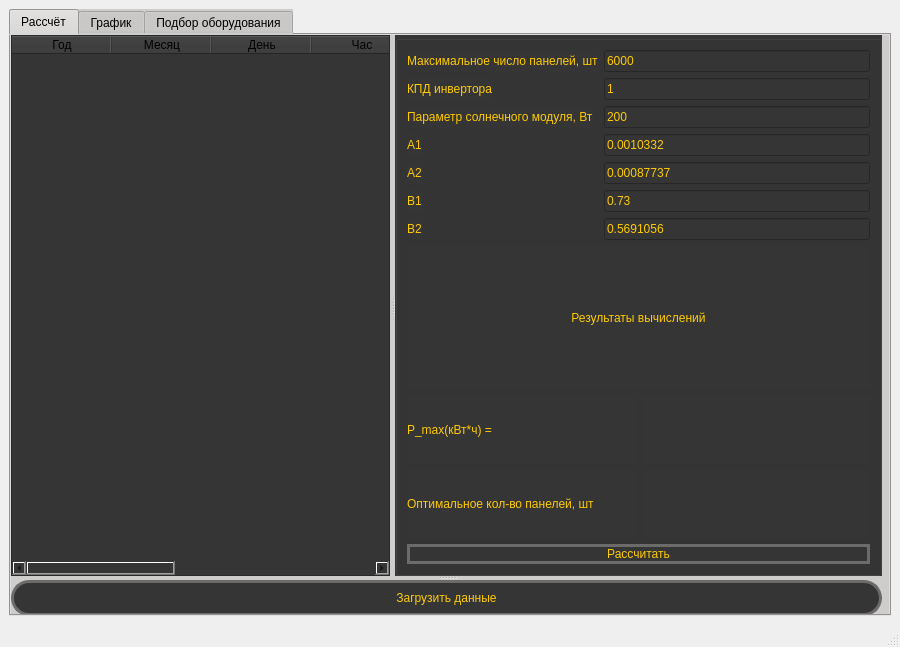
<?xml version="1.0" encoding="UTF-8"?>
<ui version="4.0">
 <class>MainWindow</class>
 <widget class="QMainWindow" name="MainWindow">
  <property name="geometry">
   <rect>
    <x>0</x>
    <y>0</y>
    <width>900</width>
    <height>647</height>
   </rect>
  </property>
  <property name="windowTitle">
   <string>MainWindow</string>
  </property>
  <widget class="QWidget" name="centralwidget">
   <layout class="QGridLayout" name="gridLayout">
    <item row="0" column="0">
     <widget class="QTabWidget" name="tabWidget">
      <property name="toolTip">
       <string>&lt;html&gt;&lt;head/&gt;&lt;body&gt;&lt;p&gt;&lt;br/&gt;&lt;/p&gt;&lt;/body&gt;&lt;/html&gt;</string>
      </property>
      <property name="styleSheet">
       <string notr="true">background-color: rgb(207, 205, 204);
gridline-color: qlineargradient(spread:pad, x1:0, y1:0, x2:1, y2:0, stop:0 rgba(255, 178, 102, 255), stop:0.55 rgba(235, 148, 61, 255), stop:0.98 rgba(0, 0, 0, 255), stop:1 rgba(0, 0, 0, 0));</string>
      </property>
      <property name="currentIndex">
       <number>0</number>
      </property>
      <widget class="QWidget" name="tab3">
       <attribute name="title">
        <string>Рассчёт</string>
       </attribute>
       <widget class="QSplitter" name="splitter_2">
        <property name="geometry">
         <rect>
          <x>0</x>
          <y>0</y>
          <width>871</width>
          <height>581</height>
         </rect>
        </property>
        <property name="orientation">
         <enum>Qt::Vertical</enum>
        </property>
        <widget class="QSplitter" name="splitter">
         <property name="orientation">
          <enum>Qt::Horizontal</enum>
         </property>
         <property name="handleWidth">
          <number>5</number>
         </property>
         <widget class="QTableWidget" name="tableWidget">
          <property name="styleSheet">
           <string notr="true">background-color: rgb(53, 53, 53);</string>
          </property>
          <column>
           <property name="text">
            <string>Год</string>
           </property>
          </column>
          <column>
           <property name="text">
            <string>Месяц</string>
           </property>
          </column>
          <column>
           <property name="text">
            <string>День</string>
           </property>
          </column>
          <column>
           <property name="text">
            <string>Час</string>
           </property>
          </column>
          <column>
           <property name="text">
            <string>Нагрузка</string>
           </property>
          </column>
          <column>
           <property name="text">
            <string>+dE</string>
           </property>
          </column>
          <column>
           <property name="text">
            <string>-dE</string>
           </property>
          </column>
         </widget>
         <widget class="QGroupBox" name="groupBox">
          <property name="styleSheet">
           <string notr="true">background-color: rgb(53, 53, 53);</string>
          </property>
          <layout class="QVBoxLayout" name="verticalLayout_3">
           <item>
            <layout class="QFormLayout" name="formLayout">
             <item row="3" column="0">
              <widget class="QLabel" name="label_4">
               <property name="styleSheet">
                <string notr="true">color: rgb(255, 203, 2);</string>
               </property>
               <property name="text">
                <string>А1</string>
               </property>
              </widget>
             </item>
             <item row="3" column="1">
              <widget class="QLineEdit" name="lineEdit_4">
               <property name="styleSheet">
                <string notr="true">color: rgb(255, 203, 2);</string>
               </property>
               <property name="text">
                <string>0.0010332</string>
               </property>
              </widget>
             </item>
             <item row="4" column="0">
              <widget class="QLabel" name="label_5">
               <property name="styleSheet">
                <string notr="true">color: rgb(255, 203, 2);</string>
               </property>
               <property name="text">
                <string>А2</string>
               </property>
              </widget>
             </item>
             <item row="4" column="1">
              <widget class="QLineEdit" name="lineEdit_5">
               <property name="styleSheet">
                <string notr="true">color: rgb(255, 203, 2);</string>
               </property>
               <property name="text">
                <string>0.00087737</string>
               </property>
              </widget>
             </item>
             <item row="5" column="0">
              <widget class="QLabel" name="label_6">
               <property name="styleSheet">
                <string notr="true">color: rgb(255, 203, 2);</string>
               </property>
               <property name="text">
                <string>В1</string>
               </property>
              </widget>
             </item>
             <item row="5" column="1">
              <widget class="QLineEdit" name="lineEdit_6">
               <property name="styleSheet">
                <string notr="true">color: rgb(255, 203, 2);</string>
               </property>
               <property name="text">
                <string>0.73</string>
               </property>
              </widget>
             </item>
             <item row="6" column="0">
              <widget class="QLabel" name="label_7">
               <property name="styleSheet">
                <string notr="true">color: rgb(255, 203, 2);</string>
               </property>
               <property name="text">
                <string>В2</string>
               </property>
              </widget>
             </item>
             <item row="6" column="1">
              <widget class="QLineEdit" name="lineEdit_7">
               <property name="styleSheet">
                <string notr="true">color: rgb(255, 203, 2);</string>
               </property>
               <property name="text">
                <string>0.5691056</string>
               </property>
              </widget>
             </item>
             <item row="2" column="1">
              <widget class="QLineEdit" name="lineEdit">
               <property name="styleSheet">
                <string notr="true">color: rgb(255, 203, 2);</string>
               </property>
               <property name="text">
                <string>200</string>
               </property>
              </widget>
             </item>
             <item row="2" column="0">
              <widget class="QLabel" name="label">
               <property name="styleSheet">
                <string notr="true">color: rgb(255, 203, 2);</string>
               </property>
               <property name="text">
                <string>Параметр солнечного модуля, Вт</string>
               </property>
              </widget>
             </item>
             <item row="1" column="0">
              <widget class="QLabel" name="label_2">
               <property name="styleSheet">
                <string notr="true">color: rgb(255, 203, 2);</string>
               </property>
               <property name="text">
                <string>КПД инвертора</string>
               </property>
              </widget>
             </item>
             <item row="1" column="1">
              <widget class="QLineEdit" name="lineEdit_2">
               <property name="styleSheet">
                <string notr="true">color: rgb(255, 203, 2);</string>
               </property>
               <property name="text">
                <string>1</string>
               </property>
              </widget>
             </item>
             <item row="0" column="0">
              <widget class="QLabel" name="label_3">
               <property name="styleSheet">
                <string notr="true">color: rgb(255, 203, 2);</string>
               </property>
               <property name="text">
                <string>Максимальное число панелей, шт</string>
               </property>
              </widget>
             </item>
             <item row="0" column="1">
              <widget class="QLineEdit" name="lineEdit_3">
               <property name="styleSheet">
                <string notr="true">color: rgb(255, 203, 2);</string>
               </property>
               <property name="text">
                <string>6000</string>
               </property>
              </widget>
             </item>
            </layout>
           </item>
           <item>
            <widget class="QLabel" name="label_8">
             <property name="styleSheet">
              <string notr="true">color: rgb(255, 203, 2);
font: 8pt &quot;MS Shell Dlg 2&quot;;
font: 75 12pt &quot;MS Shell Dlg 2&quot;;</string>
             </property>
             <property name="text">
              <string>Результаты вычислений</string>
             </property>
             <property name="alignment">
              <set>Qt::AlignCenter</set>
             </property>
            </widget>
           </item>
           <item>
            <layout class="QGridLayout" name="gridLayout_2">
             <item row="0" column="1">
              <widget class="QLabel" name="label_31">
               <property name="text">
                <string/>
               </property>
              </widget>
             </item>
             <item row="0" column="0">
              <widget class="QLabel" name="label_9">
               <property name="styleSheet">
                <string notr="true">color: rgb(255, 203, 2);</string>
               </property>
               <property name="text">
                <string>P_max(кВт*ч) =</string>
               </property>
              </widget>
             </item>
             <item row="1" column="0">
              <widget class="QLabel" name="label_10">
               <property name="styleSheet">
                <string notr="true">color: rgb(255, 203, 2);</string>
               </property>
               <property name="text">
                <string>Оптимальное кол-во панелей, шт</string>
               </property>
              </widget>
             </item>
             <item row="1" column="1">
              <widget class="QLabel" name="label_32">
               <property name="text">
                <string/>
               </property>
              </widget>
             </item>
            </layout>
           </item>
           <item>
            <widget class="QPushButton" name="pushButton_6">
             <property name="enabled">
              <bool>true</bool>
             </property>
             <property name="mouseTracking">
              <bool>false</bool>
             </property>
             <property name="layoutDirection">
              <enum>Qt::LeftToRight</enum>
             </property>
             <property name="styleSheet">
              <string notr="true">font: 75 17pt &quot;Sitka Text&quot;;
border:3px solid rgb(0,0,0);
border-radius: 18px;
border-color:#6C6B6A;
color: rgb(255, 203, 2);</string>
             </property>
             <property name="text">
              <string>Рассчитать</string>
             </property>
             <property name="iconSize">
              <size>
               <width>200</width>
               <height>200</height>
              </size>
             </property>
            </widget>
           </item>
          </layout>
         </widget>
        </widget>
        <widget class="QPushButton" name="pushButton">
         <property name="styleSheet">
          <string notr="true">font: 75 17pt &quot;Sitka Text&quot;;
border:3px solid rgb(0,0,0);
border-radius: 18px;
border-color:#6C6B6A;
color: rgb(255, 203, 2);
background-color: rgb(53, 53, 53);</string>
         </property>
         <property name="text">
          <string>Загрузить данные</string>
         </property>
         <property name="autoDefault">
          <bool>false</bool>
         </property>
        </widget>
       </widget>
       <zorder>tableWidget</zorder>
       <zorder>pushButton</zorder>
       <zorder>label_4</zorder>
       <zorder>lineEdit_4</zorder>
       <zorder>label_5</zorder>
       <zorder>lineEdit_5</zorder>
       <zorder>label_6</zorder>
       <zorder>lineEdit_6</zorder>
       <zorder>label_7</zorder>
       <zorder>lineEdit_7</zorder>
       <zorder>groupBox</zorder>
       <zorder>splitter_2</zorder>
      </widget>
      <widget class="QWidget" name="tab">
       <attribute name="title">
        <string>График</string>
       </attribute>
       <layout class="QVBoxLayout" name="verticalLayout">
        <item>
         <widget class="QGraphicsView" name="graphicsView"/>
        </item>
       </layout>
      </widget>
      <widget class="QWidget" name="tab_2">
       <attribute name="title">
        <string>Подбор оборудования</string>
       </attribute>
       <widget class="QListView" name="listView_2">
        <property name="geometry">
         <rect>
          <x>590</x>
          <y>10</y>
          <width>261</width>
          <height>571</height>
         </rect>
        </property>
       </widget>
       <widget class="QLabel" name="label_12">
        <property name="geometry">
         <rect>
          <x>600</x>
          <y>20</y>
          <width>221</width>
          <height>21</height>
         </rect>
        </property>
        <property name="styleSheet">
         <string notr="true">font: 75 9pt &quot;MS Shell Dlg 2&quot;;</string>
        </property>
        <property name="text">
         <string>Электролизные установки (ЭУ)</string>
        </property>
       </widget>
       <widget class="QLabel" name="label_13">
        <property name="geometry">
         <rect>
          <x>600</x>
          <y>40</y>
          <width>91</width>
          <height>16</height>
         </rect>
        </property>
        <property name="text">
         <string>Nmax ЭУ, кВт =</string>
        </property>
       </widget>
       <widget class="QLabel" name="label_14">
        <property name="geometry">
         <rect>
          <x>600</x>
          <y>60</y>
          <width>91</width>
          <height>16</height>
         </rect>
        </property>
        <property name="text">
         <string>Av, кВт*ч/нм3 =</string>
        </property>
       </widget>
       <widget class="QLabel" name="label_15">
        <property name="geometry">
         <rect>
          <x>600</x>
          <y>80</y>
          <width>71</width>
          <height>16</height>
         </rect>
        </property>
        <property name="text">
         <string>V_h2, нм3/ч =</string>
        </property>
       </widget>
       <widget class="QLineEdit" name="lineEdit_8">
        <property name="geometry">
         <rect>
          <x>690</x>
          <y>60</y>
          <width>113</width>
          <height>20</height>
         </rect>
        </property>
       </widget>
       <widget class="QPushButton" name="pushButton_2">
        <property name="geometry">
         <rect>
          <x>690</x>
          <y>100</y>
          <width>111</width>
          <height>31</height>
         </rect>
        </property>
        <property name="text">
         <string>Рассчитать V</string>
        </property>
       </widget>
       <widget class="QLabel" name="label_16">
        <property name="geometry">
         <rect>
          <x>600</x>
          <y>130</y>
          <width>251</width>
          <height>16</height>
         </rect>
        </property>
        <property name="text">
         <string>Подбор электролизера с производительностью:</string>
        </property>
       </widget>
       <widget class="QLabel" name="label_17">
        <property name="geometry">
         <rect>
          <x>600</x>
          <y>150</y>
          <width>91</width>
          <height>16</height>
         </rect>
        </property>
        <property name="text">
         <string>V_h2_ЭУ, нм3/ч =</string>
        </property>
       </widget>
       <widget class="QLineEdit" name="lineEdit_9">
        <property name="geometry">
         <rect>
          <x>690</x>
          <y>150</y>
          <width>113</width>
          <height>20</height>
         </rect>
        </property>
       </widget>
       <widget class="QLabel" name="label_18">
        <property name="geometry">
         <rect>
          <x>600</x>
          <y>170</y>
          <width>71</width>
          <height>16</height>
         </rect>
        </property>
        <property name="text">
         <string>К ЭУ, шт =</string>
        </property>
       </widget>
       <widget class="QPushButton" name="pushButton_3">
        <property name="geometry">
         <rect>
          <x>690</x>
          <y>190</y>
          <width>111</width>
          <height>31</height>
         </rect>
        </property>
        <property name="text">
         <string>Рассчитать К ЭУ</string>
        </property>
       </widget>
       <widget class="QLabel" name="label_19">
        <property name="geometry">
         <rect>
          <x>600</x>
          <y>220</y>
          <width>161</width>
          <height>21</height>
         </rect>
        </property>
        <property name="styleSheet">
         <string notr="true">font: 75 9pt &quot;MS Shell Dlg 2&quot;;</string>
        </property>
        <property name="text">
         <string>Топливные элементы (ТЭ)</string>
        </property>
       </widget>
       <widget class="QLabel" name="label_20">
        <property name="geometry">
         <rect>
          <x>600</x>
          <y>240</y>
          <width>71</width>
          <height>21</height>
         </rect>
        </property>
        <property name="text">
         <string>N1 ТЭ, кВт =</string>
        </property>
       </widget>
       <widget class="QLabel" name="label_21">
        <property name="geometry">
         <rect>
          <x>600</x>
          <y>260</y>
          <width>81</width>
          <height>16</height>
         </rect>
        </property>
        <property name="text">
         <string>Nном ТЭ, кВт =</string>
        </property>
       </widget>
       <widget class="QLineEdit" name="lineEdit_10">
        <property name="geometry">
         <rect>
          <x>690</x>
          <y>260</y>
          <width>113</width>
          <height>20</height>
         </rect>
        </property>
       </widget>
       <widget class="QLabel" name="label_22">
        <property name="geometry">
         <rect>
          <x>600</x>
          <y>280</y>
          <width>61</width>
          <height>16</height>
         </rect>
        </property>
        <property name="text">
         <string>К ТЭ, шт =</string>
        </property>
       </widget>
       <widget class="QPushButton" name="pushButton_4">
        <property name="geometry">
         <rect>
          <x>690</x>
          <y>300</y>
          <width>111</width>
          <height>31</height>
         </rect>
        </property>
        <property name="text">
         <string>Рассчитать К ТЭ</string>
        </property>
       </widget>
       <widget class="QLabel" name="label_23">
        <property name="geometry">
         <rect>
          <x>600</x>
          <y>330</y>
          <width>131</width>
          <height>21</height>
         </rect>
        </property>
        <property name="styleSheet">
         <string notr="true">font: 75 9pt &quot;MS Shell Dlg 2&quot;;</string>
        </property>
        <property name="text">
         <string>Количество баллонов</string>
        </property>
       </widget>
       <widget class="QLabel" name="label_24">
        <property name="geometry">
         <rect>
          <x>600</x>
          <y>360</y>
          <width>161</width>
          <height>16</height>
         </rect>
        </property>
        <property name="text">
         <string>Давление H2 в баллоне, бар =</string>
        </property>
       </widget>
       <widget class="QLineEdit" name="lineEdit_11">
        <property name="geometry">
         <rect>
          <x>760</x>
          <y>360</y>
          <width>81</width>
          <height>21</height>
         </rect>
        </property>
       </widget>
       <widget class="QLabel" name="label_25">
        <property name="geometry">
         <rect>
          <x>600</x>
          <y>380</y>
          <width>141</width>
          <height>21</height>
         </rect>
        </property>
        <property name="text">
         <string>Объём баллона Vб Н2, м3 =</string>
        </property>
       </widget>
       <widget class="QLineEdit" name="lineEdit_12">
        <property name="geometry">
         <rect>
          <x>760</x>
          <y>380</y>
          <width>81</width>
          <height>21</height>
         </rect>
        </property>
       </widget>
       <widget class="QLabel" name="label_26">
        <property name="geometry">
         <rect>
          <x>600</x>
          <y>400</y>
          <width>81</width>
          <height>21</height>
         </rect>
        </property>
        <property name="text">
         <string>E max H2,кВт =</string>
        </property>
       </widget>
       <widget class="QLabel" name="label_27">
        <property name="geometry">
         <rect>
          <x>600</x>
          <y>420</y>
          <width>251</width>
          <height>21</height>
         </rect>
        </property>
        <property name="text">
         <string>Максимальная масса H2 в системе хранения, кг</string>
        </property>
       </widget>
       <widget class="QLabel" name="label_28">
        <property name="geometry">
         <rect>
          <x>600</x>
          <y>440</y>
          <width>61</width>
          <height>16</height>
         </rect>
        </property>
        <property name="text">
         <string>MH2, кг =</string>
        </property>
       </widget>
       <widget class="QLabel" name="label_29">
        <property name="geometry">
         <rect>
          <x>600</x>
          <y>460</y>
          <width>221</width>
          <height>16</height>
         </rect>
        </property>
        <property name="text">
         <string>Количество баллонов в системе хранения</string>
        </property>
       </widget>
       <widget class="QLabel" name="label_30">
        <property name="geometry">
         <rect>
          <x>600</x>
          <y>480</y>
          <width>47</width>
          <height>13</height>
         </rect>
        </property>
        <property name="text">
         <string>Кб, шт =</string>
        </property>
       </widget>
       <widget class="QPushButton" name="pushButton_5">
        <property name="geometry">
         <rect>
          <x>690</x>
          <y>500</y>
          <width>121</width>
          <height>31</height>
         </rect>
        </property>
        <property name="text">
         <string>Рассчитать Кб и МH2</string>
        </property>
       </widget>
       <widget class="QGraphicsView" name="graphicsView_2">
        <property name="geometry">
         <rect>
          <x>30</x>
          <y>10</y>
          <width>551</width>
          <height>191</height>
         </rect>
        </property>
       </widget>
       <widget class="QGraphicsView" name="graphicsView_3">
        <property name="geometry">
         <rect>
          <x>30</x>
          <y>200</y>
          <width>551</width>
          <height>191</height>
         </rect>
        </property>
       </widget>
       <widget class="QGraphicsView" name="graphicsView_4">
        <property name="geometry">
         <rect>
          <x>30</x>
          <y>390</y>
          <width>551</width>
          <height>191</height>
         </rect>
        </property>
       </widget>
       <widget class="QLabel" name="label_11">
        <property name="geometry">
         <rect>
          <x>690</x>
          <y>40</y>
          <width>47</width>
          <height>16</height>
         </rect>
        </property>
        <property name="text">
         <string/>
        </property>
       </widget>
       <widget class="QLabel" name="label_33">
        <property name="geometry">
         <rect>
          <x>690</x>
          <y>80</y>
          <width>47</width>
          <height>16</height>
         </rect>
        </property>
        <property name="text">
         <string/>
        </property>
       </widget>
       <widget class="QLabel" name="label_34">
        <property name="geometry">
         <rect>
          <x>690</x>
          <y>170</y>
          <width>47</width>
          <height>16</height>
         </rect>
        </property>
        <property name="text">
         <string/>
        </property>
       </widget>
       <widget class="QLabel" name="label_35">
        <property name="geometry">
         <rect>
          <x>690</x>
          <y>240</y>
          <width>47</width>
          <height>16</height>
         </rect>
        </property>
        <property name="text">
         <string/>
        </property>
       </widget>
       <widget class="QLabel" name="label_36">
        <property name="geometry">
         <rect>
          <x>690</x>
          <y>280</y>
          <width>47</width>
          <height>16</height>
         </rect>
        </property>
        <property name="text">
         <string/>
        </property>
       </widget>
       <widget class="QLabel" name="label_37">
        <property name="geometry">
         <rect>
          <x>700</x>
          <y>400</y>
          <width>47</width>
          <height>21</height>
         </rect>
        </property>
        <property name="text">
         <string/>
        </property>
       </widget>
       <widget class="QLabel" name="label_38">
        <property name="geometry">
         <rect>
          <x>660</x>
          <y>440</y>
          <width>47</width>
          <height>16</height>
         </rect>
        </property>
        <property name="text">
         <string/>
        </property>
       </widget>
       <widget class="QLabel" name="label_39">
        <property name="geometry">
         <rect>
          <x>650</x>
          <y>476</y>
          <width>47</width>
          <height>20</height>
         </rect>
        </property>
        <property name="text">
         <string/>
        </property>
       </widget>
      </widget>
     </widget>
    </item>
   </layout>
  </widget>
  <widget class="QStatusBar" name="statusbar"/>
 </widget>
 <resources/>
 <connections/>
</ui>
